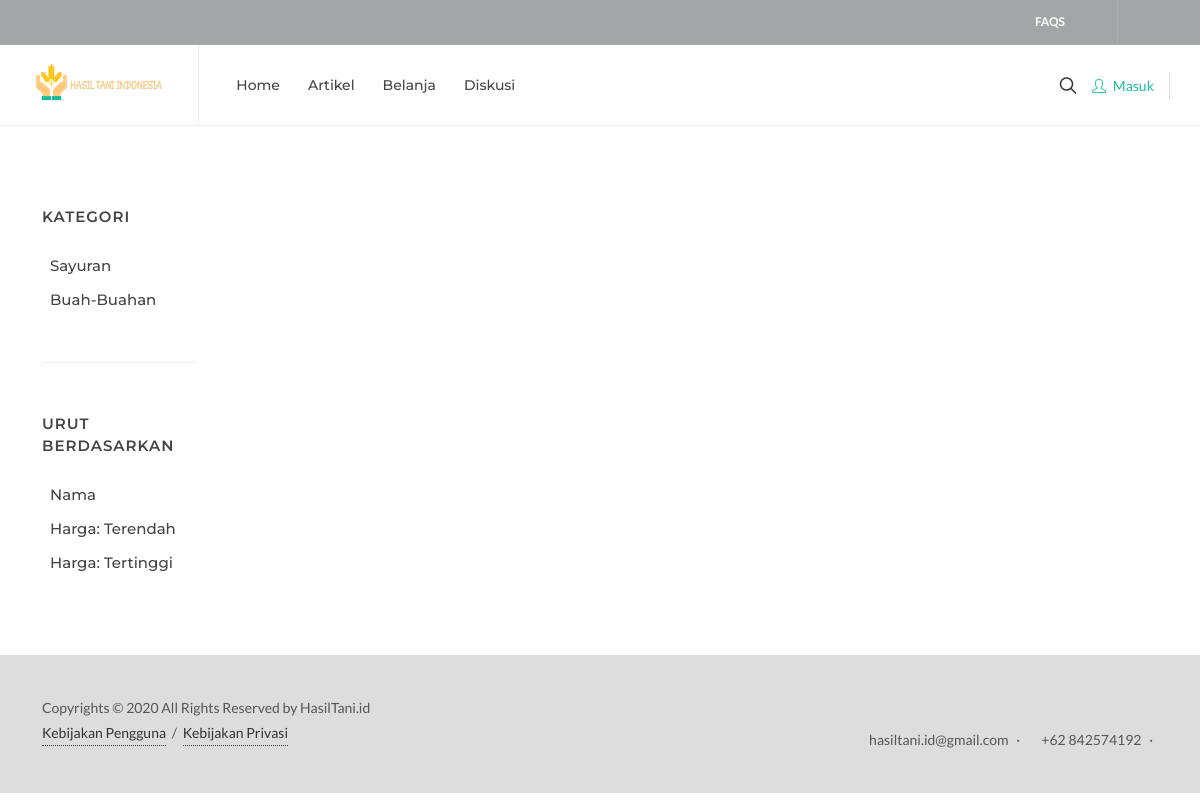
Page /index.php/produk on the earlier database version.
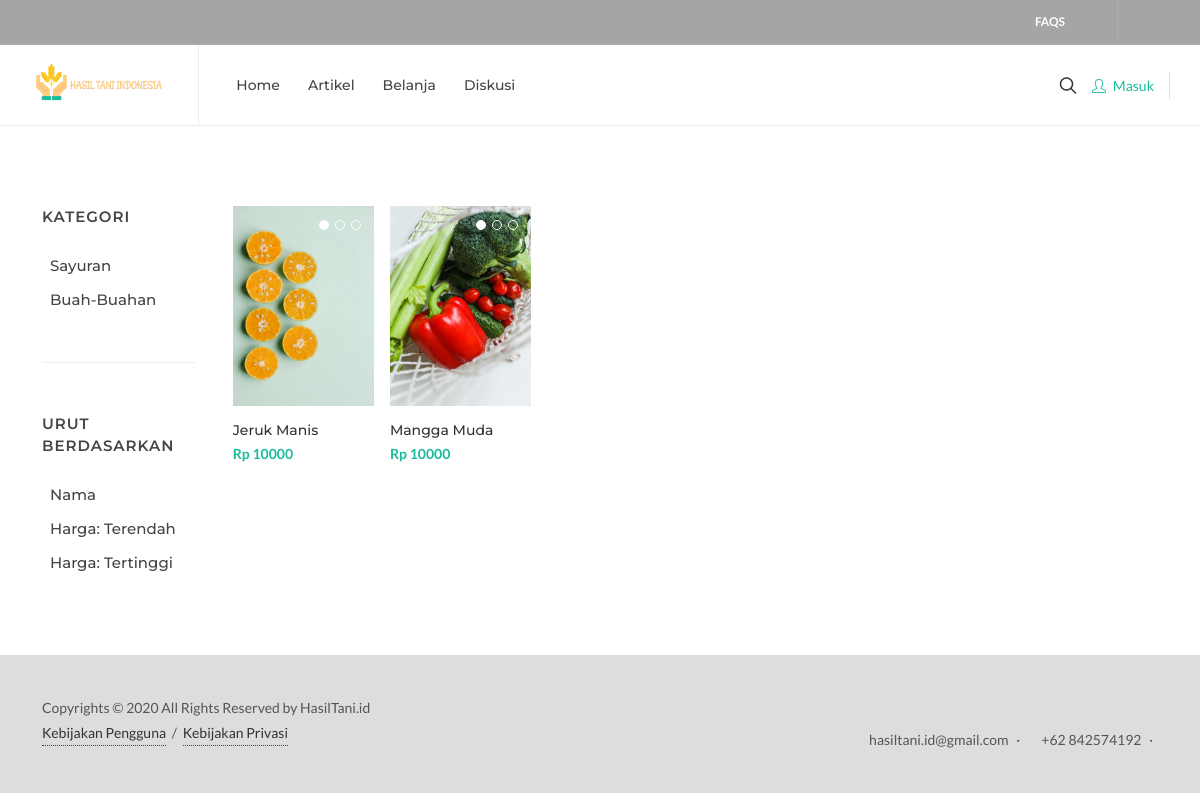
Same page on the later database version.
### tables this page shows
CREATE TABLE `kategori` (
  `kategori_id` int(11) NOT NULL,
  `nama_kategori` varchar(100) NOT NULL
);

CREATE TABLE `foto_produk` (
  `foto_produk_id` int(11) NOT NULL,
  `produk_id` varchar(40) NOT NULL,
  `foto_produk` text NOT NULL
);

CREATE TABLE `produk` (
  `produk_id` varchar(50) NOT NULL,
  `user_id` int(11) NOT NULL,
  `nama_lengkap` varchar(100) NOT NULL,
  `nama_kategori` varchar(100) NOT NULL,
  `nama_produk` varchar(100) NOT NULL,
  `deskripsi` text NOT NULL,
  `harga` int(11) NOT NULL,
  `diskon` int(11) NOT NULL,
  `stok` int(11) NOT NULL,
  `satuan` varchar(50) NOT NULL,
  `jumlah_terjual` int(11) NOT NULL,
  `tags` varchar(255) NOT NULL,
  `is_active` tinyint(4) NOT NULL DEFAULT 1
);

### application/controllers/Produk.php (called while the page is built, shortened)
<?php
class Produk extends CI_Controller {
	public function __construct() {
		$this->load->model('M_produk', 'produk');
		$this->load->model('M_kategori', 'kategori');
	}
	public function index() {
		$data['title'] = 'Marketplace - HasilTani';
		$data['produk'] = $this->produk->list();
		$data['kategori'] = $this->kategori->get_list_kategori();
		$this->load->view('produk/index', $data);
	}
}

### index.php (called while the page is built, shortened)
<?php
require_once BASEPATH.'core/CodeIgniter.php';

### application/models/M_kategori.php (called while the page is built, shortened)
<?php
class M_kategori extends CI_Model {
	public function get_list_kategori() {
		return $this->db->get('kategori')->result_array();
	}
}

### application/models/M_produk.php (called while the page is built, shortened)
<?php
class M_produk extends CI_Model {
	public function __construct() {
		$this->table  = "produk";
	}
	public function list() {
		$produk = $this->db->get_where($this->table, ['user_id !=' => $this->session->userdata('user_id')])->result_array();
		$data['produk'] = $produk;
		foreach ($produk as $key => $value) {
			$foto_produk = $this->db->get_where('foto_produk', ['produk_id' => $value['produk_id']])->result_array();
			$data['produk'][$key]['foto_produk'] = $foto_produk;
		}
		return $data;
	}
}

### application/views/produk/index.php (the view, shortened to what this page needs)
<?php $this->load->view('layout/header'); ?>
<section id="content">
  <div class="content-wrap">
    <div class="container clearfix">
      <div class="row gutter-40 col-mb-80">
        <div class="postcontent col-lg-10 order-lg-last">
          <div id="shop" class="shop row grid-container gutter-20" data-layout="fitRows">
            <?php foreach ($produk['produk'] as $row): ?>
              <div class="col-lg-2 col-md-3 col-6 px-2 sf-<?= str_replace(' ', '', $row['nama_kategori']) ?>">
                <div class="product">
                  <div class="product-image">
                    <div class="fslider" data-arrows="false" data-autoplay="4500">
                      <div class="flexslider">
                        <div class="slider-wrap">
                          <?php foreach ($row['foto_produk'] as $foto): ?>
                            <div class="slide">
                              <a href="#">
                                <img src="<?= base_url('assets/img/produk/').$foto['foto_produk'] ?>" alt="Image 10" style="max-height: 200px; min-height: 200px;">
                              </a>
                            </div>
                          <?php endforeach ?>
                        </div>
                      </div>
                    </div>
                    <div class="bg-overlay">
                      <div class="bg-overlay-bg bg-transparent"></div>
                    </div>
                  </div>
                  <div class="product-desc">
                    <div class="product-title mb-1"><h3><a href="<?= base_url('produk/detail/').$row['produk_id'] ?>"><?= $row['nama_produk'] ?></a></h3></div>
                    <?php if ($row['diskon'] >= 1): ?>
                      <div class="product-price"><del>Rp <?= $row['harga'] ?></del> <ins class="fw-semibold">Rp <?= $row['harga'] * ($row['diskon'] / 100) ?></ins></div>
                    <?php else: ?>
                      <div class="product-price"><ins class="fw-semibold">Rp <?= $row['harga'] ?></ins></div>
                    <?php endif ?>
                    <div class="product-rating">
                      <i class="icon-star3"></i>
                      <i class="icon-star3"></i>
                      <i class="icon-star3"></i>
                      <i class="icon-star-half-full"></i>
                      <i class="icon-star-empty"></i>
                    </div>
                  </div>
                </div>
              </div>
            <?php endforeach ?>
          </div>
        </div>
        <div class="sidebar col-lg-2">
          <div class="sidebar-widgets-wrap">
            <div class="widget widget-filter-links">
              <h4>Kategori</h4>
              <ul class="custom-filter ps-2" data-container="#shop" data-active-class="active-filter">
                <?php foreach ($kategori as $row): ?>
                  <li><a href="#" data-filter=".sf-<?= str_replace(' ', '', $row['nama_kategori']) ?>"><?= $row['nama_kategori'] ?></a></li>
                <?php endforeach ?>
              </ul>
            </div>
            <div class="widget widget-filter-links">
              <h4>Urut Berdasarkan</h4>
              <ul class="shop-sorting ps-2">
                <li><a href="#" data-sort-by="name">Nama</a></li>
                <li><a href="#" data-sort-by="price_lh">Harga: Terendah</a></li>
                <li><a href="#" data-sort-by="price_hl">Harga: Tertinggi</a></li>
              </ul>
            </div>
          </div>
        </div>
      </div>
    </div>
  </div>
</section>
<?php $this->load->view('layout/footer'); ?>

### application/views/layout/header.php (shortened to what this page needs)
<!DOCTYPE html>
<html dir="ltr" lang="en-US">
<head>
  <link rel="stylesheet" href="<?= base_url('assets/css/bootstrap.css') ?>" type="text/css"/>
  <link rel="stylesheet" href="<?= base_url('assets/style.css') ?>" type="text/css"/>
  <link rel="stylesheet" href="<?= base_url('assets/css/dark.css') ?>" type="text/css"/>
  <link rel="stylesheet" href="<?= base_url('assets/css/swiper.css') ?>" type="text/css"/>
  <link rel="stylesheet" href="<?= base_url('assets/css/colors.css') ?>" type="text/css" />
  <link rel="stylesheet" href="<?= base_url('assets/demos/shop/shop.css') ?>" type="text/css"/>
  <link rel="stylesheet" href="<?= base_url('assets/demos/shop/css/fonts.css') ?>" type="text/css"/>
  <link rel="stylesheet" href="<?= base_url('assets/css/font-icons.css') ?>" type="text/css"/>
  <link rel="stylesheet" href="<?= base_url('assets/css/animate.css') ?>" type="text/css"/>
  <link rel="stylesheet" href="<?= base_url('assets/css/magnific-popup.css') ?>" type="text/css"/>
    <link href="https://cdn.jsdelivr.net/npm/summernote@0.8.18/dist/summernote-bs4.min.css" rel="stylesheet">
  <link rel="stylesheet" href="<?= base_url('assets/css/components/bs-datatable.css') ?>" type="text/css" />
  <link rel="stylesheet" href="<?= base_url('assets/css/components/bs-filestyle.css') ?>" type="text/css" />
  <link rel="stylesheet" href="<?= base_url('assets/css/custom.css') ?>" type="text/css" />
</head>
<body class="stretched">
  <div id="top-bar" class="dark" style="background-color: #a3a5a7;">
    <div class="container">
      <div class="row justify-content-end align-items-center">
        <div class="col-12 col-lg-auto d-none d-lg-flex">
          <div class="top-links">
            <ul class="top-links-container">
              <li class="top-links-item"><a href="#">FAQS</a></li>
            </ul>
          </div>
          <ul id="top-social">
            <li>
              <a href="tel:+1.11.85412542" class="si-call">
                <span class="ts-icon"><i class="icon-call"></i></span>
              </a>
            </li>
            <li>
              <a href="mailto:hasiltani.id@gmail.com" class="si-facebook">
                <span class="ts-icon"><i class="icon-envelope-alt"></i></span>
              </a>
            </li>
          </ul>
        </div>
      </div>
    </div>
  </div>
  <header id="header" class="full-header header-size-md">
    <div id="header-wrap">
      <div class="container">
        <div class="header-row justify-content-lg-between">
          <div id="logo" class="me-lg-4">
            <a href="" class="standard-logo"><img src="<?= base_url('assets/img/logo-1.png') ?>" alt="Canvas Logo"></a>
          </div>
          <div class="header-misc">
            <div id="top-search" class="header-misc-icon">
              <a href="#" class="me-2" id="top-search-trigger"><i class="icon-line-search"></i><i class="icon-line-cross"></i></a>
            </div>
            <div id="top-account">
              <?php if ($this->session->userdata('username') == ''): ?>
              <a href="#modal-register" data-lightbox="inline">
                <i class="icon-line2-user me-1 position-relative" style="top: 1px;"></i>
                <span class="d-none d-sm-inline-block  fw-medium">Masuk</span>
              </a>
              <?php endif ?>
            </div>
          </div>
          <nav class="primary-menu with-arrows me-lg-auto">
            <ul class="menu-container">
              <li class="menu-item home current">
                <a class="menu-link" href="<?= base_url() ?>">
                  <div>Home</div>
                </a>
              </li>
              <li class="menu-item artikel">
                <a class="menu-link Artikel" href="<?= base_url('Artikel') ?>">
                  <div>Artikel</div>
                </a>
              </li>
              <li class="menu-item belanja">
                <a class="menu-link" href="<?= base_url('Produk') ?>">
                  <div>Belanja</div>
                </a>
              </li>
              <li class="menu-item diskusi">
                <a class="menu-link" href="">
                  <div>Diskusi</div>
                </a>
              </li>
            </ul>
          </nav>
        </div>
      </div>
    </div>
    <div class="header-wrap-clone"></div>
  </header>

### application/views/layout/footer.php (shortened to what this page needs)
    <footer id="footer" class="bg-transparent border-0">
      <div id="copyrights">
        <div class="container">
          <div class="row col-mb-30">
            <div class="col-md-6 text-center text-md-start">
              Copyrights &copy; 2020 All Rights Reserved by HasilTani.id<br>
              <div class="copyright-links"><a href="#">Kebijakan Pengguna</a> / <a href="#">Kebijakan Privasi</a></div>
            </div>
            <div class="col-md-6 text-center text-md-end">
              <div class="d-flex justify-content-center justify-content-md-end">
                <a href="#" class="social-icon si-small si-borderless si-facebook">
                  <i class="icon-facebook"></i>
                  <i class="icon-facebook"></i>
                </a>
                <a href="#" class="social-icon si-small si-borderless si-twitter">
                  <i class="icon-twitter"></i>
                  <i class="icon-twitter"></i>
                </a>
                <a href="#" class="social-icon si-small si-borderless si-gplus">
                  <i class="icon-gplus"></i>
                  <i class="icon-gplus"></i>
                </a>
                <a href="#" class="social-icon si-small si-borderless si-pinterest">
                  <i class="icon-pinterest"></i>
                  <i class="icon-pinterest"></i>
                </a>
                <a href="#" class="social-icon si-small si-borderless si-vimeo">
                  <i class="icon-vimeo"></i>
                  <i class="icon-vimeo"></i>
                </a>
                <a href="#" class="social-icon si-small si-borderless si-github">
                  <i class="icon-github"></i>
                  <i class="icon-github"></i>
                </a>
                <a href="#" class="social-icon si-small si-borderless si-yahoo">
                  <i class="icon-yahoo"></i>
                  <i class="icon-yahoo"></i>
                </a>
                <a href="#" class="social-icon si-small si-borderless si-linkedin">
                  <i class="icon-linkedin"></i>
                  <i class="icon-linkedin"></i>
                </a>
              </div>
              <i class="icon-envelope2"></i> hasiltani.id@gmail.com <span class="middot">&middot;</span>
              <i class="icon-headphones"></i> +62 842574192 <span class="middot">&middot;</span>
            </div>
          </div>
        </div>
      </div>
    </footer>
</body>
</html>

### assets/css/dark.css (style rules this page uses)
.dark, .dark h1, .dark h2, .dark h3, .dark h4, .dark h5, .dark h6 { color: #EEE; }
.dark #top-bar, #top-bar.dark { border-bottom-color: rgba(255,255,255,0.1); background-color: #282828; }
.dark .top-links { border-bottom-color: rgba(255,255,255,0.1); }
.dark .top-links-item { border-left-color: rgba(255,255,255,0.1); }
.dark .top-links-item > a { color: #AAA; }
.dark #top-social li { border-left-color: rgba(255,255,255,0.1); }
.dark #top-social a { color: #BBB; }

### assets/css/colors.css (style rules this page uses)
:root { --themecolor: #1ABC9C; }
a, h1 > span:not(.nocolor):not(.badge), h2 > span:not(.nocolor):not(.badge), h3 > span:not(.nocolor):not(.badge), h4 > span:not(.nocolor):not(.badge), h5 > span:not(.nocolor):not(.badge), h6 > span:not(.nocolor):not(.badge), .header-extras li .he-text span, .menu-item:hover > .menu-link, .menu-item.current > .menu-link, .dark .menu-item:hover > .menu-link, .dark .menu-item.current > .menu-link, .top-cart-item-desc a:hover, .top-cart-action .top-checkout-price, .breadcrumb a:hover, .grid-filter li:not(.activeFilter) a:hover, .portfolio-desc h3 a:hover, #portfolio-navigation a:hover, .entry-title h2 a:hover, .entry-title h3 a:hover, .entry-title h4 a:hover, .post-timeline .entry:hover .entry-timeline, .post-timeline .entry:hover .timeline-divider, .comment-content .comment-author a:hover, .product-title h3 a:hover, .single-product .product-title h2 a:hover, .product-price ins, .single-product .product-price, .process-steps li.active h5, .process-steps li.ui-tabs-active h5, .tab-nav-lg li.ui-tabs-active a, .team-title span, .btn-link, .page-link, .page-link:hover, .page-link:focus, .fbox-plain .fbox-icon i, .fbox-plain .fbox-icon img, .fbox-border .fbox-icon i, .fbox-border .fbox-icon img, .iconlist > li [class^="icon-"]:first-child, .dark .menu-item:hover > .menu-link, .dark .menu-item.current > .menu-link, .dark .top-cart-item-desc a:hover, .dark .breadcrumb a:hover, .dark .portfolio-desc h3 a:hover, .dark #portfolio-navigation a:hover, .dark .entry-title h2 a:hover, .dark .entry-title h3 a:hover, .dark .entry-title h4 a:hover, .dark .product-title h3 a:hover, .dark .single-product .product-title h2 a:hover, .dark .product-price ins, .dark .tab-nav-lg li.ui-tabs-active a { color: var(--themecolor); }

### assets/demos/shop/shop.css (style rules this page uses)
@media (min-width: 992px) { .menu-link { padding-left: 13px; padding-right: 13px; text-transform: none; font-weight: 500; letter-spacing: 0; font-size: 0.875rem; } }
@media (min-width: 992px) { #header.full-header .menu-container { border-right: 0; } }
#top-account { font-size: 14px; font-weight: 500; border-right: 1px solid #DDD; padding: 3px 15px 3px 0; }
.dark .top-links-item > a, .dark #top-social li a, #top-bar.dark { color: #FFF; }
.product .product-title h3 { font-size: 14px; letter-spacing: -1px; line-height: 1.3; font-weight: 500; letter-spacing: 0; display: -webkit-box; -webkit-box-orient: vertical; -webkit-line-clamp: 1; text-transform: capitalize; white-space: normal; overflow: hidden; text-overflow: ellipsis; }
.product-price { font-size: 14px; font-weight: 500; }

Differences in the rows shown:
added produk: nama_produk "Jeruk Manis", harga "10000"
added foto_produk: foto_produk (picture), shown under "Jeruk Manis"
added produk: nama_produk "Mangga Muda", harga "10000"
added foto_produk: foto_produk (picture), shown under "Mangga Muda"
